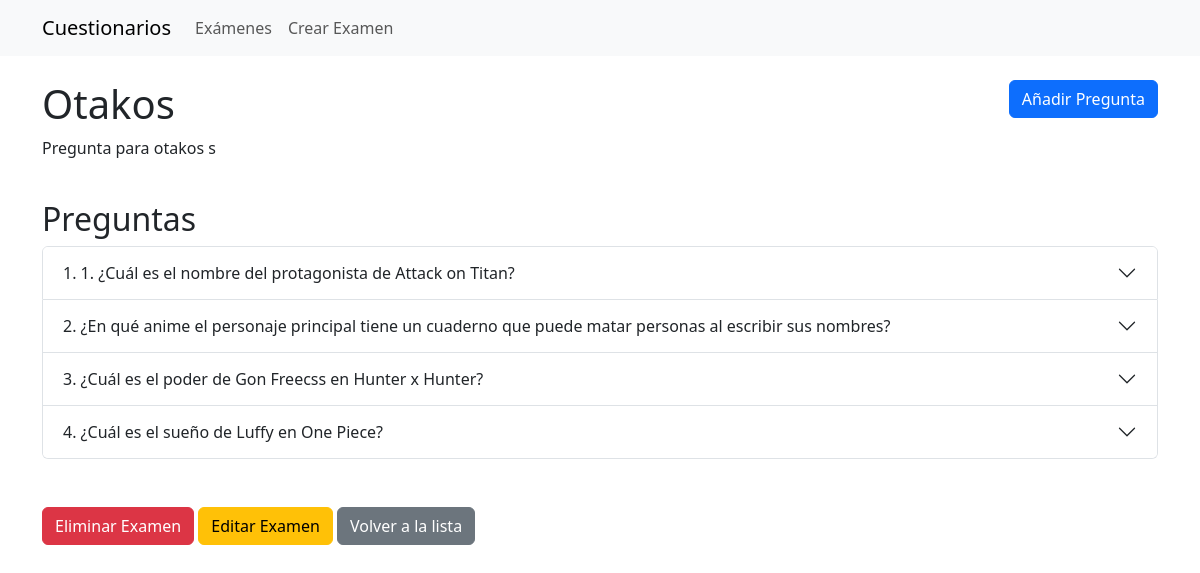
The page /exam/8/ on the database as committed earlier.
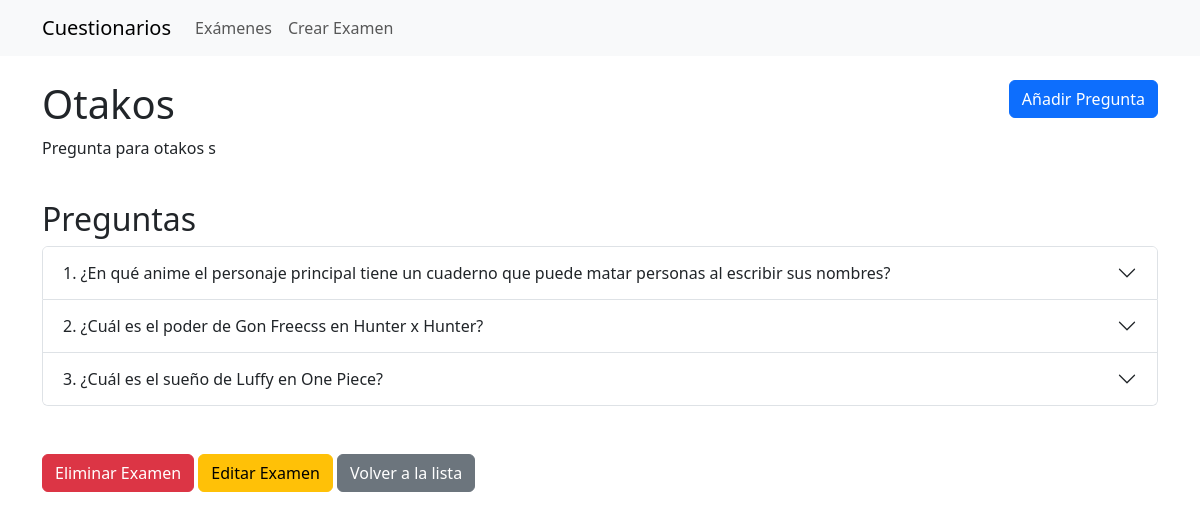
The same page on the database as committed later.
### quiz/models.py (models this page shows, shortened)
class Question(models.Model):
    exam = models.ForeignKey(Exam, on_delete=models.CASCADE, related_name='questions')
    text = models.TextField(verbose_name="Texto de la pregunta")

### quiz/views.py (the view)
# urls.py: path('exam/<int:exam_id>/', views.exam_detail, name='exam_detail'),
def exam_detail(request, exam_id):
    exam = get_object_or_404(Exam, id=exam_id)
    questions = exam.questions.all().prefetch_related('choices')
    return render(request, 'quiz/exam_detail.html', {'exam': exam, 'questions': questions})

### quiz/templates/quiz/exam_detail.html (shortened to what this page needs)
{% extends "base.html" %}
{% block content %}
<div class="row mb-4">
    <div class="col-md-8">
        <h1>{{ exam.title }}</h1>
        <p>{{ exam.description }}</p>
    </div>
    <div class="col-md-4 text-end">
        <a href="{% url 'question_create' exam.id %}" class="btn btn-primary">Añadir Pregunta</a>
    </div>
</div>
<div class="mb-4">
    <h2>Preguntas</h2>
    {% if questions %}
        <div class="accordion" id="accordionQuestions">
            {% for question in questions %}
                <div class="accordion-item">
                    <h2 class="accordion-header">
                        <button class="accordion-button collapsed" type="button" data-bs-toggle="collapse" data-bs-target="#collapse{{ question.id }}">
                            {{ forloop.counter }}. {{ question.text }}
                        </button>
                    </h2>
                </div>
            {% endfor %}
        </div>
    {% else %}
        <div class="alert alert-info">
            Este examen no tiene preguntas todavía.
            <a href="{% url 'question_create' exam.id %}">Añade la primera pregunta</a>
        </div>
    {% endif %}
</div>
<br>
<div>
    <a href="{% url 'exam_delete' exam.id %}" class="btn btn-danger" data-bs-toggle="tooltip" title="Eliminar examen">Eliminar Examen</a>
    <a href="{% url 'exam_update' exam.id %}" class="btn btn-warning">Editar Examen</a>
    <a href="{% url 'exam_list' %}" class="btn btn-secondary">Volver a la lista</a>
</div>
{% endblock %}

Rows that differ between the two databases and show on the page:
removed Question: text "1. ¿Cuál es el nombre del protagonista de Attack on Titan?"
